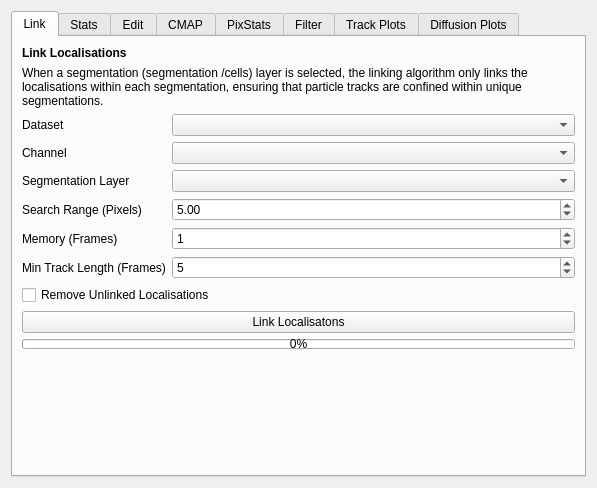
<?xml version="1.0" encoding="UTF-8"?>
<ui version="4.0">
 <class>Tracking</class>
 <widget class="QWidget" name="Tracking">
  <layout class="QVBoxLayout" name="verticalLayout_12">
   <item>
    <widget class="QTabWidget" name="tabWidget_5">
     <property name="currentIndex">
      <number>0</number>
     </property>
     <widget class="QWidget" name="tab_12">
      <attribute name="title">
       <string>Link</string>
      </attribute>
      <layout class="QVBoxLayout" name="verticalLayout_13">
       <item>
        <widget class="QLabel" name="label_30">
         <property name="font">
          <font>
           <weight>75</weight>
           <bold>true</bold>
          </font>
         </property>
         <property name="text">
          <string>Link Localisations</string>
         </property>
        </widget>
       </item>
       <item>
        <widget class="QLabel" name="label_148">
         <property name="text">
          <string>When a segmentation (segmentation /cells) layer is selected, the linking algorithm only links the localisations within each segmentation, ensuring that particle tracks are confined within unique segmentations.</string>
         </property>
         <property name="wordWrap">
          <bool>true</bool>
         </property>
        </widget>
       </item>
       <item>
        <layout class="QFormLayout" name="formLayout_25">
         <item row="0" column="0">
          <widget class="QLabel" name="label_95">
           <property name="text">
            <string>Dataset</string>
           </property>
          </widget>
         </item>
         <item row="0" column="1">
          <widget class="QComboBox" name="tracking_dataset" />
         </item>
         <item row="3" column="0">
          <widget class="QLabel" name="label_98">
           <property name="text">
            <string>Search Range (Pixels)</string>
           </property>
          </widget>
         </item>
         <item row="3" column="1">
          <widget class="QDoubleSpinBox" name="trackpy_search_range">
           <property name="value">
            <double>5.000000000000000</double>
           </property>
          </widget>
         </item>
         <item row="4" column="0">
          <widget class="QLabel" name="label_99">
           <property name="text">
            <string>Memory (Frames)</string>
           </property>
          </widget>
         </item>
         <item row="4" column="1">
          <widget class="QSpinBox" name="trackpy_memory">
           <property name="value">
            <number>1</number>
           </property>
          </widget>
         </item>
         <item row="5" column="0">
          <widget class="QLabel" name="label_100">
           <property name="text">
            <string>Min Track Length (Frames)</string>
           </property>
          </widget>
         </item>
         <item row="5" column="1">
          <widget class="QSpinBox" name="min_track_length">
           <property name="minimum">
            <number>1</number>
           </property>
           <property name="value">
            <number>5</number>
           </property>
          </widget>
         </item>
         <item row="1" column="0">
          <widget class="QLabel" name="label_96">
           <property name="text">
            <string>Channel</string>
           </property>
          </widget>
         </item>
         <item row="1" column="1">
          <widget class="QComboBox" name="tracking_channel" />
         </item>
         <item row="2" column="0">
          <widget class="QLabel" name="label_147">
           <property name="text">
            <string>Segmentation Layer</string>
           </property>
          </widget>
         </item>
         <item row="2" column="1">
          <widget class="QComboBox" name="tracking_segmentations" />
         </item>
        </layout>
       </item>
       <item>
        <widget class="QCheckBox" name="remove_unlinked">
         <property name="text">
          <string>Remove Unlinked Localisations</string>
         </property>
        </widget>
       </item>
       <item>
        <widget class="QPushButton" name="link_localisations">
         <property name="text">
          <string>Link Localisatons</string>
         </property>
        </widget>
       </item>
       <item>
        <widget class="QProgressBar" name="tracking_progressbar">
         <property name="maximumSize">
          <size>
           <width>16777215</width>
           <height>10</height>
          </size>
         </property>
         <property name="value">
          <number>0</number>
         </property>
        </widget>
       </item>
       <item>
        <spacer name="verticalSpacer_31">
         <property name="orientation">
          <enum>Qt::Vertical</enum>
         </property>
         <property name="sizeHint" stdset="0">
          <size>
           <width>20</width>
           <height>40</height>
          </size>
         </property>
        </spacer>
       </item>
      </layout>
     </widget>
     <widget class="QWidget" name="tab_35">
      <attribute name="title">
       <string>Stats</string>
      </attribute>
      <layout class="QVBoxLayout" name="verticalLayout_37">
       <item>
        <widget class="QLabel" name="label_153">
         <property name="font">
          <font>
           <weight>75</weight>
           <bold>true</bold>
          </font>
         </property>
         <property name="text">
          <string>Compute Track Statistics</string>
         </property>
        </widget>
       </item>
       <item>
        <widget class="QLabel" name="label_154">
         <property name="text">
          <string>Compute track statistics/metrics such as MSD, speed, step size and apparent diffusion coefficients. If a segmentation layer is selected during localisation linking, additional distance-based metrics will be computed (e.g. distance to membrane). The diffusion coefficient track length specifies the number of track segments over which the apparent diffusion coefficient is calculated, for tracks shorter than this the diffusion coefficient will be discarded.</string>
         </property>
         <property name="wordWrap">
          <bool>true</bool>
         </property>
        </widget>
       </item>
       <item>
        <layout class="QFormLayout" name="formLayout_38">
         <item row="0" column="0">
          <widget class="QLabel" name="label_155">
           <property name="text">
            <string>Diffusion Coefficient Track Length</string>
           </property>
          </widget>
         </item>
         <item row="0" column="1">
          <widget class="QSpinBox" name="trackstats_adc_track_length">
           <property name="minimum">
            <number>1</number>
           </property>
           <property name="value">
            <number>4</number>
           </property>
          </widget>
         </item>
         <item row="1" column="0">
          <widget class="QLabel" name="label_158">
           <property name="text">
            <string>Rolling Average Window Size</string>
           </property>
          </widget>
         </item>
         <item row="1" column="1">
          <widget class="QSpinBox" name="trackstats_roll_window_size">
           <property name="minimum">
            <number>1</number>
           </property>
           <property name="maximum">
            <number>50</number>
           </property>
           <property name="value">
            <number>4</number>
           </property>
          </widget>
         </item>
        </layout>
       </item>
       <item>
        <widget class="QPushButton" name="compute_track_stats">
         <property name="text">
          <string>Compute Track Statistics</string>
         </property>
        </widget>
       </item>
       <item>
        <widget class="QProgressBar" name="track_stats_progressbar">
         <property name="maximumSize">
          <size>
           <width>16777215</width>
           <height>10</height>
          </size>
         </property>
         <property name="value">
          <number>0</number>
         </property>
        </widget>
       </item>
       <item>
        <spacer name="verticalSpacer_4">
         <property name="orientation">
          <enum>Qt::Vertical</enum>
         </property>
         <property name="sizeHint" stdset="0">
          <size>
           <width>20</width>
           <height>40</height>
          </size>
         </property>
        </spacer>
       </item>
      </layout>
     </widget>
     <widget class="QWidget" name="tab_3">
      <attribute name="title">
       <string>Edit</string>
      </attribute>
      <layout class="QVBoxLayout" name="verticalLayout_4">
       <item>
        <widget class="QLabel" name="label_39">
         <property name="font">
          <font>
           <weight>75</weight>
           <bold>true</bold>
          </font>
         </property>
         <property name="text">
          <string>Remove Tracks/Track Coords Outside Segmentations</string>
         </property>
        </widget>
       </item>
       <item>
        <layout class="QFormLayout" name="formLayout_6">
         <item row="0" column="0">
          <widget class="QLabel" name="label_43">
           <property name="text">
            <string>Dataset</string>
           </property>
          </widget>
         </item>
         <item row="0" column="1">
          <widget class="QComboBox" name="segtracks_dataset" />
         </item>
         <item row="1" column="0">
          <widget class="QLabel" name="label_44">
           <property name="text">
            <string>Channel</string>
           </property>
          </widget>
         </item>
         <item row="1" column="1">
          <widget class="QComboBox" name="segtracks_channel" />
         </item>
         <item row="2" column="0">
          <widget class="QLabel" name="label_42">
           <property name="text">
            <string>Segmentations</string>
           </property>
          </widget>
         </item>
         <item row="2" column="1">
          <widget class="QComboBox" name="segtracks_seg" />
         </item>
         <item row="3" column="0">
          <widget class="QLabel" name="label_32">
           <property name="text">
            <string>Detect Mode</string>
           </property>
          </widget>
         </item>
         <item row="3" column="1">
          <widget class="QComboBox" name="segtracks_detect">
           <item>
            <property name="text">
             <string>Entire Track</string>
            </property>
           </item>
           <item>
            <property name="text">
             <string>Track Segments</string>
            </property>
           </item>
          </widget>
         </item>
         <item row="4" column="0">
          <widget class="QLabel" name="label_22">
           <property name="text">
            <string>Remove Mode</string>
           </property>
          </widget>
         </item>
         <item row="4" column="1">
          <widget class="QComboBox" name="segtracks_remove">
           <item>
            <property name="text">
             <string>Track</string>
            </property>
           </item>
           <item>
            <property name="text">
             <string>Track Segment</string>
            </property>
           </item>
          </widget>
         </item>
        </layout>
       </item>
       <item>
        <widget class="QPushButton" name="remove_segtracks">
         <property name="text">
          <string>Remove</string>
         </property>
        </widget>
       </item>
       <item>
        <spacer name="verticalSpacer_26">
         <property name="orientation">
          <enum>Qt::Vertical</enum>
         </property>
         <property name="sizeHint" stdset="0">
          <size>
           <width>20</width>
           <height>40</height>
          </size>
         </property>
        </spacer>
       </item>
       <item>
        <widget class="QLabel" name="label_71">
         <property name="font">
          <font>
           <weight>75</weight>
           <bold>true</bold>
          </font>
         </property>
         <property name="text">
          <string>Copy tracks to other channel(s)/dataset(s)</string>
         </property>
        </widget>
       </item>
       <item>
        <layout class="QFormLayout" name="formLayout_3">
         <item row="1" column="0">
          <widget class="QLabel" name="label_79">
           <property name="text">
            <string>Channel</string>
           </property>
          </widget>
         </item>
         <item row="1" column="1">
          <widget class="QComboBox" name="copy_tracks_channel" />
         </item>
         <item row="0" column="0">
          <widget class="QLabel" name="label_80">
           <property name="text">
            <string>Dataset</string>
           </property>
          </widget>
         </item>
         <item row="0" column="1">
          <widget class="QComboBox" name="copy_tracks_dataset" />
         </item>
         <item row="2" column="0">
          <widget class="QLabel" name="label_117">
           <property name="text">
            <string>Mode</string>
           </property>
          </widget>
         </item>
         <item row="2" column="1">
          <widget class="QComboBox" name="copy_tracks_mode">
           <item>
            <property name="text">
             <string>Copy tracks to ALL channels in SELECTED dataset</string>
            </property>
           </item>
           <item>
            <property name="text">
             <string>Copy tracks to SELECTED channel in ALL datasets</string>
            </property>
           </item>
           <item>
            <property name="text">
             <string>Copy tracks to ALL channels in ALL datasets</string>
            </property>
           </item>
          </widget>
         </item>
        </layout>
       </item>
       <item>
        <widget class="QPushButton" name="copy_tracks">
         <property name="text">
          <string>Copy Tracks</string>
         </property>
        </widget>
       </item>
       <item>
        <spacer name="verticalSpacer_14">
         <property name="orientation">
          <enum>Qt::Vertical</enum>
         </property>
         <property name="sizeHint" stdset="0">
          <size>
           <width>20</width>
           <height>40</height>
          </size>
         </property>
        </spacer>
       </item>
       <item>
        <widget class="QLabel" name="label_125">
         <property name="font">
          <font>
           <weight>75</weight>
           <bold>true</bold>
          </font>
         </property>
         <property name="text">
          <string>Delete tracks in dataset(s)/channel(s)</string>
         </property>
        </widget>
       </item>
       <item>
        <layout class="QFormLayout" name="formLayout_15">
         <item row="0" column="0">
          <widget class="QLabel" name="label_127">
           <property name="text">
            <string>Dataset</string>
           </property>
          </widget>
         </item>
         <item row="0" column="1">
          <widget class="QComboBox" name="delete_tracks_dataset" />
         </item>
         <item row="1" column="0">
          <widget class="QLabel" name="label_126">
           <property name="text">
            <string>Channel</string>
           </property>
          </widget>
         </item>
         <item row="1" column="1">
          <widget class="QComboBox" name="delete_tracks_channel" />
         </item>
        </layout>
       </item>
       <item>
        <widget class="QPushButton" name="delete_tracks">
         <property name="text">
          <string>Delete Tracks</string>
         </property>
        </widget>
       </item>
      </layout>
     </widget>
     <widget class="QWidget" name="tab_37">
      <attribute name="title">
       <string>CMAP</string>
      </attribute>
      <layout class="QVBoxLayout" name="verticalLayout_39">
       <item>
        <widget class="QLabel" name="label_159">
         <property name="font">
          <font>
           <weight>75</weight>
           <bold>true</bold>
          </font>
         </property>
         <property name="text">
          <string>Adjust Track Metric Colourmap</string>
         </property>
        </widget>
       </item>
       <item>
        <layout class="QFormLayout" name="formLayout_39">
         <item row="0" column="0">
          <widget class="QLabel" name="label_160">
           <property name="text">
            <string>Colour Metric</string>
           </property>
          </widget>
         </item>
         <item row="0" column="1">
          <widget class="QComboBox" name="track_colour_metric" />
         </item>
         <item row="1" column="0">
          <widget class="QLabel" name="label_161">
           <property name="text">
            <string>Colourmap</string>
           </property>
          </widget>
         </item>
         <item row="1" column="1">
          <widget class="QComboBox" name="track_colour_colourmap">
           <item>
            <property name="text">
             <string>Jet</string>
            </property>
           </item>
           <item>
            <property name="text">
             <string>Turbo</string>
            </property>
           </item>
           <item>
            <property name="text">
             <string>Viridis</string>
            </property>
           </item>
           <item>
            <property name="text">
             <string>Plasma</string>
            </property>
           </item>
           <item>
            <property name="text">
             <string>Inferno</string>
            </property>
           </item>
           <item>
            <property name="text">
             <string>Magma</string>
            </property>
           </item>
           <item>
            <property name="text">
             <string>Hot</string>
            </property>
           </item>
          </widget>
         </item>
        </layout>
       </item>
       <item>
        <layout class="QGridLayout" name="gridLayout_10">
         <item row="0" column="0">
          <layout class="QFormLayout" name="formLayout_41">
           <item row="0" column="0">
            <widget class="QLabel" name="label_164">
             <property name="text">
              <string>Min</string>
             </property>
            </widget>
           </item>
           <item row="0" column="1">
            <widget class="QDoubleSpinBox" name="track_colour_min">
             <property name="minimum">
              <double>-999999999.000000000000000</double>
             </property>
             <property name="maximum">
              <double>9999999999.000000000000000</double>
             </property>
            </widget>
           </item>
          </layout>
         </item>
         <item row="0" column="1">
          <layout class="QFormLayout" name="formLayout_42">
           <item row="0" column="0">
            <widget class="QLabel" name="label_166">
             <property name="text">
              <string>Max</string>
             </property>
            </widget>
           </item>
           <item row="0" column="1">
            <widget class="QDoubleSpinBox" name="track_colour_max">
             <property name="minimum">
              <double>-99999999999.000000000000000</double>
             </property>
             <property name="maximum">
              <double>9999999999.000000000000000</double>
             </property>
            </widget>
           </item>
          </layout>
         </item>
        </layout>
       </item>
       <item>
        <spacer name="verticalSpacer_36">
         <property name="orientation">
          <enum>Qt::Vertical</enum>
         </property>
         <property name="sizeHint" stdset="0">
          <size>
           <width>20</width>
           <height>40</height>
          </size>
         </property>
        </spacer>
       </item>
      </layout>
     </widget>
     <widget class="QWidget" name="tab_17">
      <attribute name="title">
       <string>PixStats</string>
      </attribute>
      <layout class="QVBoxLayout" name="verticalLayout_17">
       <item>
        <widget class="QLabel" name="label_56">
         <property name="font">
          <font>
           <weight>75</weight>
           <bold>true</bold>
          </font>
         </property>
         <property name="text">
          <string>Compute Track PixStats</string>
         </property>
        </widget>
       </item>
       <item>
        <widget class="QLabel" name="label_63">
         <property name="text">
          <string>Computes descriptive statistics such as mean, median, and standard deviation of pixel values within a specified mask size centered around given XY coordinates in each track. Computed for all datasets and channels.</string>
         </property>
         <property name="wordWrap">
          <bool>true</bool>
         </property>
        </widget>
       </item>
       <item>
        <layout class="QFormLayout" name="formLayout_10">
         <item row="0" column="0">
          <widget class="QLabel" name="label_58">
           <property name="text">
            <string>Mask Size (Pixels)</string>
           </property>
          </widget>
         </item>
         <item row="0" column="1">
          <widget class="QComboBox" name="tracks_pixstats_spot_size">
           <property name="currentIndex">
            <number>0</number>
           </property>
           <item>
            <property name="text">
             <string>3</string>
            </property>
           </item>
           <item>
            <property name="text">
             <string>4</string>
            </property>
           </item>
           <item>
            <property name="text">
             <string>5</string>
            </property>
           </item>
           <item>
            <property name="text">
             <string>6</string>
            </property>
           </item>
           <item>
            <property name="text">
             <string>7</string>
            </property>
           </item>
           <item>
            <property name="text">
             <string>8</string>
            </property>
           </item>
           <item>
            <property name="text">
             <string>9</string>
            </property>
           </item>
           <item>
            <property name="text">
             <string>10</string>
            </property>
           </item>
          </widget>
         </item>
         <item row="1" column="0">
          <widget class="QLabel" name="label_60">
           <property name="text">
            <string>Mask Shape</string>
           </property>
          </widget>
         </item>
         <item row="1" column="1">
          <widget class="QComboBox" name="tracks_pixstats_spot_shape">
           <item>
            <property name="text">
             <string>Square</string>
            </property>
           </item>
           <item>
            <property name="text">
             <string>Circle</string>
            </property>
           </item>
          </widget>
         </item>
         <item row="2" column="0">
          <widget class="QLabel" name="label_61">
           <property name="text">
            <string>Background Buffer (Pixels)</string>
           </property>
          </widget>
         </item>
         <item row="2" column="1">
          <widget class="QComboBox" name="tracks_pixstats_bg_buffer">
           <property name="currentIndex">
            <number>1</number>
           </property>
           <item>
            <property name="text">
             <string>0</string>
            </property>
           </item>
           <item>
            <property name="text">
             <string>1</string>
            </property>
           </item>
           <item>
            <property name="text">
             <string>2</string>
            </property>
           </item>
           <item>
            <property name="text">
             <string>3</string>
            </property>
           </item>
           <item>
            <property name="text">
             <string>4</string>
            </property>
           </item>
           <item>
            <property name="text">
             <string>5</string>
            </property>
           </item>
          </widget>
         </item>
         <item row="3" column="0">
          <widget class="QLabel" name="label_62">
           <property name="text">
            <string>Background Width (Pixels)</string>
           </property>
          </widget>
         </item>
         <item row="3" column="1">
          <widget class="QComboBox" name="tracks_pixstats_bg_width">
           <property name="currentIndex">
            <number>2</number>
           </property>
           <item>
            <property name="text">
             <string>1</string>
            </property>
           </item>
           <item>
            <property name="text">
             <string>2</string>
            </property>
           </item>
           <item>
            <property name="text">
             <string>3</string>
            </property>
           </item>
           <item>
            <property name="text">
             <string>5</string>
            </property>
           </item>
           <item>
            <property name="text">
             <string>10</string>
            </property>
           </item>
          </widget>
         </item>
        </layout>
       </item>
       <item>
        <widget class="QCheckBox" name="tracks_pixstats_fret">
         <property name="text">
          <string>Calculate FRET</string>
         </property>
        </widget>
       </item>
       <item>
        <widget class="QPushButton" name="tracks_pixstats_compute">
         <property name="text">
          <string>Compute Track PixStats</string>
         </property>
        </widget>
       </item>
       <item>
        <widget class="QProgressBar" name="tracks_pixstats_progressbar">
         <property name="maximumSize">
          <size>
           <width>16777215</width>
           <height>10</height>
          </size>
         </property>
         <property name="value">
          <number>0</number>
         </property>
        </widget>
       </item>
       <item>
        <widget class="QWidget" name="tracks_pixstats_graph_container" native="true">
         <property name="sizePolicy">
          <sizepolicy hsizetype="Expanding" vsizetype="Expanding">
           <horstretch>0</horstretch>
           <verstretch>0</verstretch>
          </sizepolicy>
         </property>
        </widget>
       </item>
      </layout>
     </widget>
     <widget class="QWidget" name="tab_13">
      <attribute name="title">
       <string>Filter</string>
      </attribute>
      <layout class="QVBoxLayout" name="verticalLayout_14">
       <item>
        <layout class="QFormLayout" name="formLayout_29">
         <item row="0" column="0">
          <widget class="QLabel" name="picasso_filter_dataset_label_5">
           <property name="text">
            <string>Dataset</string>
           </property>
          </widget>
         </item>
         <item row="0" column="1">
          <widget class="QComboBox" name="track_filter_dataset" />
         </item>
         <item row="1" column="0">
          <widget class="QLabel" name="picasso_filter_dataset_label_6">
           <property name="text">
            <string>Channel</string>
           </property>
          </widget>
         </item>
         <item row="1" column="1">
          <widget class="QComboBox" name="track_filter_channel" />
         </item>
         <item row="2" column="0">
          <widget class="QLabel" name="label_93">
           <property name="text">
            <string>Filter By</string>
           </property>
          </widget>
         </item>
         <item row="2" column="1">
          <layout class="QGridLayout" name="gridLayout_3">
           <item row="0" column="0">
            <widget class="QComboBox" name="track_filter_criterion" />
           </item>
           <item row="0" column="1">
            <widget class="QComboBox" name="track_filter_metric">
             <item>
              <property name="text">
               <string>Mean</string>
              </property>
             </item>
             <item>
              <property name="text">
               <string>Median</string>
              </property>
             </item>
             <item>
              <property name="text">
               <string>Min</string>
              </property>
             </item>
             <item>
              <property name="text">
               <string>Max</string>
              </property>
             </item>
             <item>
              <property name="text">
               <string>Standard Deviation</string>
              </property>
             </item>
            </widget>
           </item>
          </layout>
         </item>
        </layout>
       </item>
       <item>
        <widget class="QCheckBox" name="track_filter_subtract_bg">
         <property name="text">
          <string>Subtract Background</string>
         </property>
        </widget>
       </item>
       <item>
        <widget class="QWidget" name="tracks_filter_graph_container" native="true">
         <property name="sizePolicy">
          <sizepolicy hsizetype="Expanding" vsizetype="Expanding">
           <horstretch>0</horstretch>
           <verstretch>0</verstretch>
          </sizepolicy>
         </property>
        </widget>
       </item>
       <item>
        <widget class="QLabel" name="label_94">
         <property name="font">
          <font>
           <weight>75</weight>
           <bold>true</bold>
          </font>
         </property>
         <property name="text">
          <string>Filter Ranges</string>
         </property>
        </widget>
       </item>
       <item>
        <layout class="QGridLayout" name="gridLayout_8">
         <item row="0" column="0">
          <layout class="QFormLayout" name="formLayout_30">
           <item row="0" column="0">
            <widget class="QLabel" name="label_88">
             <property name="text">
              <string>Min</string>
             </property>
            </widget>
           </item>
           <item row="0" column="1">
            <widget class="QDoubleSpinBox" name="track_filter_min">
             <property name="minimum">
              <double>-999999999.000000000000000</double>
             </property>
             <property name="maximum">
              <double>9999999999.000000000000000</double>
             </property>
            </widget>
           </item>
          </layout>
         </item>
         <item row="0" column="1">
          <layout class="QFormLayout" name="formLayout_31">
           <item row="0" column="0">
            <widget class="QLabel" name="label_89">
             <property name="text">
              <string>Max</string>
             </property>
            </widget>
           </item>
           <item row="0" column="1">
            <widget class="QDoubleSpinBox" name="track_filter_max">
             <property name="minimum">
              <double>-99999999999.000000000000000</double>
             </property>
             <property name="maximum">
              <double>9999999999.000000000000000</double>
             </property>
            </widget>
           </item>
          </layout>
         </item>
        </layout>
       </item>
       <item>
        <widget class="QPushButton" name="filter_tracks">
         <property name="text">
          <string>Filter Tracks</string>
         </property>
        </widget>
       </item>
      </layout>
     </widget>
     <widget class="QWidget" name="tab_28">
      <attribute name="title">
       <string>Track Plots</string>
      </attribute>
      <layout class="QVBoxLayout" name="verticalLayout_29">
       <item>
        <layout class="QFormLayout" name="formLayout_36">
         <item row="0" column="0">
          <widget class="QLabel" name="picasso_filter_dataset_label_7">
           <property name="text">
            <string>Dataset</string>
           </property>
          </widget>
         </item>
         <item row="0" column="1">
          <widget class="QComboBox" name="trackplot_dataset" />
         </item>
         <item row="1" column="0">
          <widget class="QLabel" name="picasso_filter_dataset_label_8">
           <property name="text">
            <string>Channel</string>
           </property>
          </widget>
         </item>
         <item row="1" column="1">
          <widget class="QComboBox" name="trackplot_channel" />
         </item>
         <item row="2" column="0">
          <widget class="QLabel" name="label_140">
           <property name="text">
            <string>Y Axis</string>
           </property>
          </widget>
         </item>
         <item row="2" column="1">
          <layout class="QGridLayout" name="gridLayout_15">
           <item row="0" column="0">
            <widget class="QComboBox" name="trackplot_metric1" />
           </item>
           <item row="0" column="1">
            <widget class="QComboBox" name="trackplot_metric2" />
           </item>
           <item row="0" column="2">
            <widget class="QComboBox" name="trackplot_metric3" />
           </item>
           <item row="0" column="3">
            <widget class="QComboBox" name="trackplot_metric4" />
           </item>
          </layout>
         </item>
         <item row="3" column="0">
          <widget class="QLabel" name="label_146">
           <property name="text">
            <string>X Axis</string>
           </property>
          </widget>
         </item>
         <item row="3" column="1">
          <widget class="QComboBox" name="trackplot_xaxis">
           <item>
            <property name="text">
             <string>Segment Index</string>
            </property>
           </item>
           <item>
            <property name="text">
             <string>Frame Index</string>
            </property>
           </item>
           <item>
            <property name="text">
             <string>Time (s)</string>
            </property>
           </item>
           <item>
            <property name="text">
             <string>Time (ms)</string>
            </property>
           </item>
          </widget>
         </item>
        </layout>
       </item>
       <item>
        <layout class="QGridLayout" name="gridLayout_16">
         <item row="0" column="0">
          <widget class="QCheckBox" name="trackplot_subtrack_background">
           <property name="text">
            <string>Subtract Background</string>
           </property>
          </widget>
         </item>
         <item row="0" column="1">
          <widget class="QCheckBox" name="trackplot_highlight">
           <property name="text">
            <string>Highlight Active Track</string>
           </property>
          </widget>
         </item>
         <item row="0" column="2">
          <widget class="QCheckBox" name="trackplot_focus">
           <property name="text">
            <string>Focus on Track</string>
           </property>
          </widget>
         </item>
        </layout>
       </item>
       <item>
        <widget class="QWidget" name="trackplot_graph_container" native="true">
         <property name="sizePolicy">
          <sizepolicy hsizetype="Preferred" vsizetype="Expanding">
           <horstretch>0</horstretch>
           <verstretch>0</verstretch>
          </sizepolicy>
         </property>
        </widget>
       </item>
       <item>
        <layout class="QGridLayout" name="gridLayout_13">
         <item row="0" column="1">
          <widget class="QSlider" name="trackplot_slider">
           <property name="orientation">
            <enum>Qt::Horizontal</enum>
           </property>
          </widget>
         </item>
         <item row="0" column="0">
          <widget class="QLabel" name="label_57">
           <property name="text">
            <string>Track</string>
           </property>
          </widget>
         </item>
         <item row="0" column="2">
          <widget class="QLabel" name="trackplot_slider_label">
           <property name="minimumSize">
            <size>
             <width>28</width>
             <height>0</height>
            </size>
           </property>
           <property name="text">
            <string>0</string>
           </property>
          </widget>
         </item>
        </layout>
       </item>
      </layout>
     </widget>
     <widget class="QWidget" name="tab_32">
      <attribute name="title">
       <string>Diffusion Plots</string>
      </attribute>
      <layout class="QVBoxLayout" name="verticalLayout_34">
       <item>
        <widget class="QLabel" name="label_50">
         <property name="text">
          <string>Requires track statistics to be computed (Tracking -&gt; Link -&gt; Compute Track Statistics)</string>
         </property>
        </widget>
       </item>
       <item>
        <widget class="QWidget" name="adc_graph_container" native="true">
         <property name="sizePolicy">
          <sizepolicy hsizetype="Preferred" vsizetype="Expanding">
           <horstretch>0</horstretch>
           <verstretch>0</verstretch>
          </sizepolicy>
         </property>
        </widget>
       </item>
       <item>
        <widget class="QLabel" name="label_45">
         <property name="font">
          <font>
           <weight>75</weight>
           <bold>true</bold>
          </font>
         </property>
         <property name="text">
          <string>Plot Settings</string>
         </property>
        </widget>
       </item>
       <item>
        <layout class="QFormLayout" name="formLayout_7">
         <item row="0" column="0">
          <widget class="QLabel" name="label_49">
           <property name="text">
            <string>Plot</string>
           </property>
          </widget>
         </item>
         <item row="0" column="1">
          <widget class="QComboBox" name="adc_plot">
           <item>
            <property name="text">
             <string>MSD</string>
            </property>
           </item>
           <item>
            <property name="text">
             <string>D</string>
            </property>
           </item>
           <item>
            <property name="text">
             <string>D*</string>
            </property>
           </item>
          </widget>
         </item>
         <item row="1" column="0">
          <widget class="QLabel" name="picasso_filter_dataset_label_3">
           <property name="text">
            <string>Dataset</string>
           </property>
          </widget>
         </item>
         <item row="1" column="1">
          <widget class="QComboBox" name="adc_dataset" />
         </item>
         <item row="2" column="0">
          <widget class="QLabel" name="picasso_filter_dataset_label_4">
           <property name="text">
            <string>Channel</string>
           </property>
          </widget>
         </item>
         <item row="2" column="1">
          <widget class="QComboBox" name="adc_channel" />
         </item>
        </layout>
       </item>
       <item>
        <layout class="QFormLayout" name="adc_options">
         <item row="1" column="0">
          <widget class="QLabel" name="adc_bins_label">
           <property name="text">
            <string>N Bins</string>
           </property>
          </widget>
         </item>
         <item row="1" column="1">
          <widget class="QSpinBox" name="adc_bins">
           <property name="value">
            <number>30</number>
           </property>
          </widget>
         </item>
         <item row="0" column="0">
          <widget class="QLabel" name="adc_range_label">
           <property name="text">
            <string>Range (um2/s)</string>
           </property>
          </widget>
         </item>
         <item row="0" column="1">
          <layout class="QGridLayout" name="gridLayout_2">
           <item row="0" column="0">
            <widget class="QDoubleSpinBox" name="adc_range_min" />
           </item>
           <item row="0" column="1">
            <widget class="QDoubleSpinBox" name="adc_range_max">
             <property name="value">
              <double>10.000000000000000</double>
             </property>
            </widget>
           </item>
          </layout>
         </item>
        </layout>
       </item>
       <item>
        <layout class="QGridLayout" name="adc_checkboxes">
         <item row="0" column="0">
          <widget class="QCheckBox" name="adc_density">
           <property name="text">
            <string>Density Plot</string>
           </property>
          </widget>
         </item>
         <item row="0" column="1">
          <widget class="QCheckBox" name="adc_hide_first">
           <property name="text">
            <string>Hide First Bin</string>
           </property>
          </widget>
         </item>
        </layout>
       </item>
       <item>
        <widget class="QPushButton" name="export_adc">
         <property name="text">
          <string>Export Plot Data</string>
         </property>
        </widget>
       </item>
      </layout>
     </widget>
    </widget>
   </item>
  </layout>
 </widget>
 <resources />
 <connections />
</ui>
